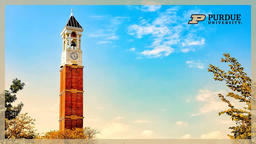
#> input picture purdue.png, 256 x 144 px, shrunk from 1280 x 720 before the run
$ python Team_project.py
#> lines starting #> are read from the running program, lines starting #| are printed output that depends on the picture; after the words box and inside, x2 and y2 are one past the last pixel; in counts of white or black regions, pixels touching at a corner belong together
'''
===============================================================================
ENGR 133 Fa 2020
Assignment Information
	Assignment:     Python Project
	Author:         Tejas Chandrasekhar, tlchandr@purdue.edu
                    Zachary Chen, chen3652@purdue
                    Rajan Phadnis, rphadnis@purdue
                    David Hegeburg, dhegberg@purdue
	Team ID:        LC3-05

	My contributor(s) helped me:
	[x] understand the assignment expectations without
		telling me how they will approach it.
	[x] understand different ways to think about a solution
		without helping me plan my solution.
	[x] think through the meaning of a specific error or
		bug present in my code without looking at my code.
	Note that if you helped somebody else with their code, you
	have to list that person as a contributor here as well.
===============================================================================
'''
# First, import all of the required packages/modules from numpy and matplot
import numpy as np # needed for dot product image padding
import matplotlib as lib # needed for importing the image and converting it into a matrix
import matplotlib.pyplot as plt # needed for displaying and saving the generated image
import sys
#Get the name of the file to run the image processing on.
file_name = input("filename: ") #takes in a picture from the user who inputs the name of a file
#> the answer given: purdue.png
# Try to open the file and read it into a matrix
try:
    variable = lib.image.imread(file_name) #matplot will read the image into an array
#> variable is the input picture: shape (144, 256, 3) float32; mean R, G, B 0.597, 0.743, 0.756
# If the file can't be found
except FileNotFoundError:
    # Print a nice error message and end the program
    print("Sorry, I couldn't find that file in this directory!")
    #End the program:
    sys.exit()
# Get a threshold value from the user and convert to float
try:
    threshold = float(input("Please input the threshold for determining edges on a scale of 0-1: ")) #matplot will read the image into an array
#> the answer given: 1
# If the value isn't a float or another error occurscoins.png

except:
    # Print a nice error message and end the program
    print("Sorry, I couldn't find a number in that!")
    #End the program:
    sys.exit()
# Check to see if threshold is in an appropriate range
if (threshold > 1 or threshold < 0):
    print("Sorry, please input a number between 0 and 1.")
    #End the program:
    sys.exit()
#Define a function that will convert the image to greyscale
def greyscaleConverter(colorMatrix): #dotproduct will convert image into greyscale
    dot = np.dot(colorMatrix[...,:3], [0.2126, 0.7152, 0.0722]) #Formula for converting into greyscale, takes each term and calculates dotproduct
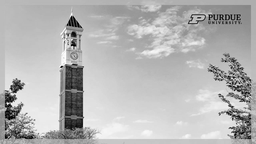
#> dot: shape (144, 256) float64; min 0, max 1, mean 0.712
    #show the final image. Make sure matplot interprets the image in greyscale (0-1) format, instead of RGB (0-255,0-255,0-255)
    plt.imshow(dot, cmap=plt.get_cmap('gray'), vmin=0, vmax=1)
    # Turn off the axis
    plt.axis('off')
    # Save the file to output.png
    plt.savefig("GreyImage.png", bbox_inches='tight')
    return dot #returns dot product
#define a function to generally convolutean image and a matrix, and then normalize it with a "divisible" factor
def convolution(imageMatrix, convoluteMatrix, divisible):
    # First, determine how much to pad the original image by. If the convolution matrix is 3x3, pad by 1 pixel so that no error is thrown
#> called with divisible = 9
    pad_length = (len(convoluteMatrix[0])-1)/2
    # Actually pad the image with the appropriate amounts of black pixels
    paddedImage = np.pad(imageMatrix, int(pad_length), mode="constant")
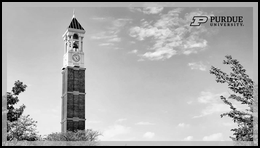
#> paddedImage: shape (148, 260) float64; min 0, max 1, mean 0.683
    # initialize for loop variables: finalImage is the modified edge-detected image
    finalImage = imageMatrix
    #set the initial counter position to the position of the actual image within the padded image
    tx = int(pad_length)
    ty = int(pad_length)
    # begin for loop for each pixel in Image
    for row in imageMatrix:
        for pixel in row:
            # initialize kernel to the size of the convulte Matrix
            kernel = convoluteMatrix
            # initialize internal kernel counter to size of kernel (the number that was padded up above)
            x=-int(pad_length)
            y=-int(pad_length)
            # put in a try-catch block to go to the next row of the image's kernel after the row is fully calculated
            try:
                # Generate a kernel: For each pixel in the kernel's image
                for krow in range(0,len(convoluteMatrix)):
                    for kpixel in range(0,len(convoluteMatrix)):
                        # make a kernel out of the appropriate pixels from the padded image
                        kernel[x][y] = paddedImage[tx+x][ty+y]
                        # Increment the kernel pixel counter
                        x = x + 1
                    # increment the kernel's row counter
                    y = y + 1
                    # At the end of each row, re-initialize the position of the pixel (column) to the start of the kernel
                    x=-int(pad_length)
                # Set the sum of all of the dot products equal to zero (initialize)
                totalDot = 0
                # For each row in the convolute matrix
                for i in range(0, len(convoluteMatrix)):
                    # Take the dot prduct of the kernel's row and the convolute matrix's row
                    dotInitial = np.dot(kernel[i], convoluteMatrix[i])
                    # Add that dot product divided by a normalization vector to the total dot product initialized above
                    totalDot += dotInitial/divisible
                # Because this is a long function, after every row, print a completion percentage
                print(f"{round(100*tx/imageMatrix.shape[0],2)}% Complete")
                #set the final image's corresponding pixel to the sum of the normalized dot products of the kernel and convolute matrix
                finalImage[tx][ty] = totalDot
            except IndexError:
                #At the end of a row, break from the pixel loop and restart the row loop
                break
            # increment the pixel counter
            ty = ty + 1
        # increment the row counter
        tx = tx + 1
        # at the end of each row, reset the column counter to the start of the image
        ty = int(pad_length)
#> this loop made 144 passes
#> (printed output is left out)
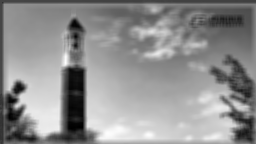
#> finalImage: shape (144, 256) float64; min 0.0418, max 2.56, mean 1.47; drawn with min black and max white
#> after the loop, tx = 146
    #show the final image. Make sure matplot interprets the image in greyscale (0-1) format, instead of RGB (0-255,0-255,0-255)
    plt.imshow(finalImage, cmap=plt.get_cmap('gray'), vmin=0, vmax=1)
    # Turn off the axis
    plt.axis('off')
    # Save the file to output.png
    plt.savefig("ConvolutionOutput.png", bbox_inches='tight')
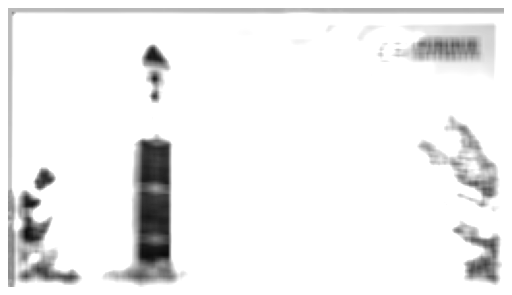
#> figure drawn by matplotlib, 1 panel
    # return the final image that has now had each pixel/kernel convoluted with a convolute Matrix
    return finalImage

# Define a function to convert the image to black and white based on a provided threshold
def thresh(greyscaleImage, threshNum):
    #set up basic image size matrix
#> called with threshNum = 1
    imageToReturn = greyscaleImage
    #set up initial counting variable
    initXVal = 0
    for xVal in range(0,greyscaleImage.shape[0]):
        initYVal = 0
        for yVal in range(0,greyscaleImage.shape[1]):
            #get the current pixel's black/white shade and store in a variable
            currentPixelColor = greyscaleImage[initXVal][initYVal]
            # If the shade is greater than the threshold, set it to 1
            if(currentPixelColor >= threshNum):
                #set the final picture's black/white shade to 1
                imageToReturn[initXVal][initYVal] = 1
            # If the shade is less than the threshold, set it to 0
            else:
                #set the final picture's black/white shade to 0
                imageToReturn[initXVal][initYVal] = 0
            initYVal += 1 # increment the y counter
        initXVal += 1 # increment the x counter
        # print the % complete
        print(f"Threshold: {round(100*initXVal/greyscaleImage.shape[0],2)}% Complete")
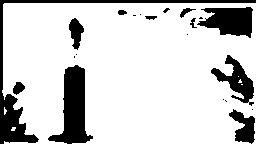
#> imageToReturn: shape (144, 256) float64; values 0 (black) and 1 (white), 81.2% white; 21 black regions (10 under 20 px), largest, box (x1, y1, x2, y2) and area: (0, 0, 256, 144) 2084, (48, 65, 93, 144) 1748, (197, 7, 253, 38) 1171
#> after the loop, initXVal = 144
    #show the final image. Make sure matplot interprets the image in greyscale (0-1) format, instead of RGB (0-255,0-255,0-255)
    plt.imshow(imageToReturn, cmap=plt.get_cmap('gray'), vmin=0, vmax=1)
    # Turn off the axis
    plt.axis('off')
    # Save the file to output.png
    plt.savefig("ThresholdOutput.png", bbox_inches='tight')
    # after running through each pixel, return the image that now consists of only black and white pixels (1 and 0)
    return imageToReturn

def edgeDetect(imageMatrix, convoluteMatrix):
    # First, determine how much to pad the original image by. If the convolution matrix is 3x3, pad by 1 pixel so that no error is thrown
    pad_length = (len(convoluteMatrix[0])-1)/2
    # Actually pad the image with the appropriate amounts of black pixels
    paddedImage = np.pad(imageMatrix, int(pad_length), mode="constant")
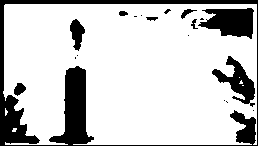
#> paddedImage: shape (146, 258) float64; values 0 (black) and 1 (white), 79.5% white; 19 black regions (10 under 20 px), largest, box (x1, y1, x2, y2) and area: (0, 0, 258, 146) 5134, (198, 8, 254, 39) 1171, (212, 56, 255, 107) 832
    # initialize for loop variables: finalImage is the modified edge-detected image
    finalImage = imageMatrix
    #set the initial counter position to the position of the actual image within the padded image
    tx = int(pad_length)
    ty = int(pad_length)
    # begin for loop for each pixel in Image
    for row in imageMatrix:
        for pixel in row:
            # initialize internal kernel counter to size of kernel (the number that was padded up above)
            x=-int(pad_length)
            y=-int(pad_length)
            #initialize the counter that counts how many 1s and 0s are in each kernel of the image
            oneValue = 0
            zeroValue = 0
            # put in a try-catch block to go to the next row of the image's kernel after the row is fully calculated
            try:
                # For each pixel in the kernel's image
                for krow in range(0,len(convoluteMatrix)):
                    for kpixel in range(0,len(convoluteMatrix)):
                        #If the kernel's pixel == 1, increment the counter for 1
                        if(paddedImage[tx+x][ty+y] == 1):
                            oneValue += 1
                        #If the kernel's pixel == 0, increment the counter for 0
                        elif(paddedImage[tx+x][ty+y] == 0):
                            zeroValue += 1
                        # Increment the kernel pixel counter
                        x = x + 1
                    # increment the kernel's row counter
                    y = y + 1
                    # At the end of each row, re-initialize the position of the pixel (column) to the start of the kernel
                    x=-int(pad_length)
                # if the majority of the kernel's pixels are "1", set the pixel in the main image to white "1"
                if(5 <= oneValue <= 7):
                    finalImage[tx][ty] = 1
                # otherwise, set the rest of the image's pixels to black "0"
                else:
                    finalImage[tx][ty] = 0
                # Because this is a long function, after every row, print a completion percentage
                print(f"Edge Detection: {round(100*tx/imageMatrix.shape[0],2)}% Complete")
            except IndexError:
                #At the end of a row, break from the pixel loop and restart the row loop
                break
            # increment the pixel counter
            ty = ty + 1
        # increment the row counter
        tx = tx + 1
        # at the end of each row, reset the column counter to the start of the image
        ty = int(pad_length)
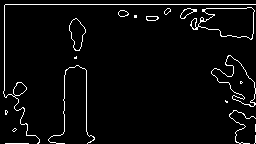
#> finalImage: shape (144, 256) float64; values 0 (black) and 1 (white), 3.9% white in thin lines or dots
#> after the loop, tx = 145
    # return the final image that now has edge detection applied to it
    return finalImage
# Gaussian blur matrix for convolution
gaussianBlur = [[1,4,6,4,1],[4,16,24,16,4],[6,24,36,24,6],[4,16,24,16,4],[1,4,6,4,1]]
# A blank 3x3 matrix. Values will never be used, only size during edge detection
sk = [[1,1,1],[1,1,1],[1,1,1]]
#Convert provided image to greyscale
greyscalematrix = greyscaleConverter(variable)
# take the greyscale image and blur it using gaussian blur function and then normalize it
blurred = convolution(greyscalematrix,gaussianBlur,9)
# run the threshold function on the blurred image with a provided threshold
th = thresh(blurred, threshold)
# Run edge detection on threshold image
finalFinalImage = edgeDetect(th,sk)
#show the final image. Make sure matplot interprets the image in greyscale (0-1) format, instead of RGB (0-255,0-255,0-255)
plt.imshow(finalFinalImage, cmap=plt.get_cmap('gray'), vmin=0, vmax=1)
# Turn off the axis
plt.axis('off')
# Save the file to output.png
plt.savefig("FinalOutput.png", bbox_inches='tight')


'''
===============================================================================
ACADEMIC INTEGRITY STATEMENT
    I have not used source code obtained from any other unauthorized
    source, either modified or unmodified. Neither have I provided
    access to my code to another. The project I am submitting
    is my own original work.
===============================================================================
'''
